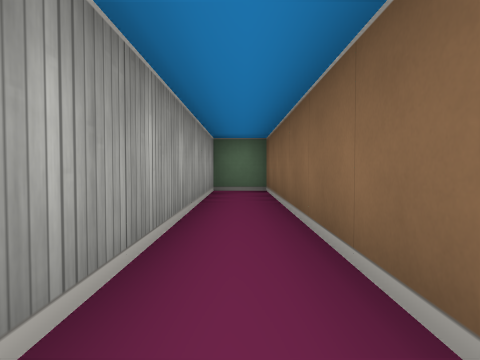
view 1 (above)

19 first-person views from a walk through a cub3D ray-caster map. The camera is about half as high as the walls, tilts 2° down and sees 70° across. The floor is counted in squares. Each view is taken from the middle of a square. On the plan, view 1 faces up. The plan holds only what a view shows up to about 9 squares ahead; the rest is blank. The place goes on beyond the plan.

view 2
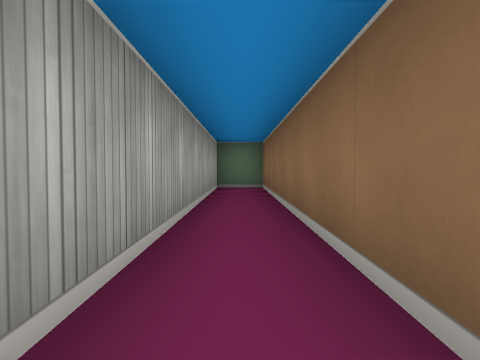

view 3
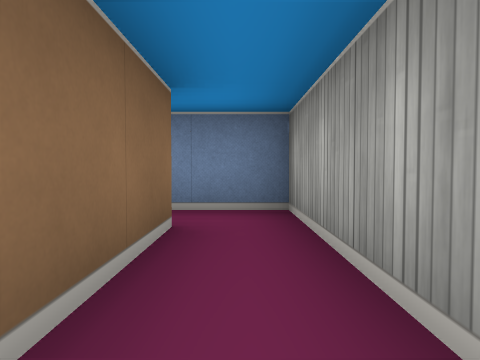

view 4
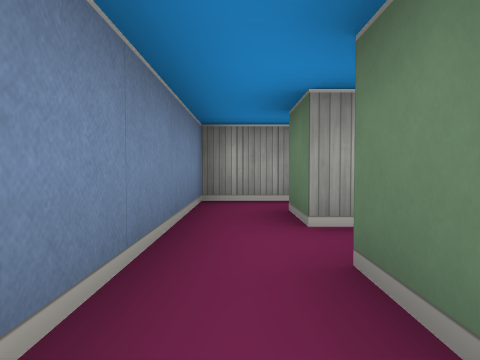

view 5
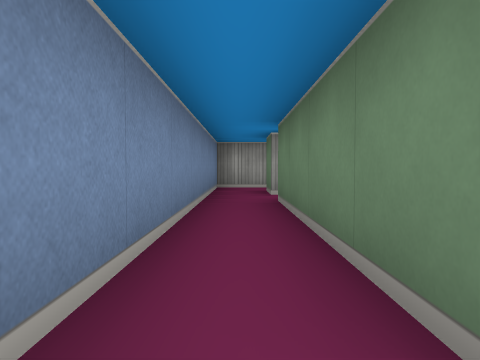

view 6
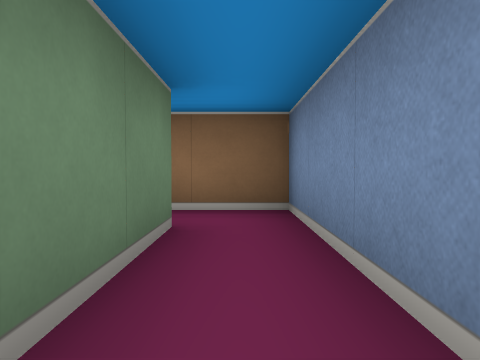

view 7
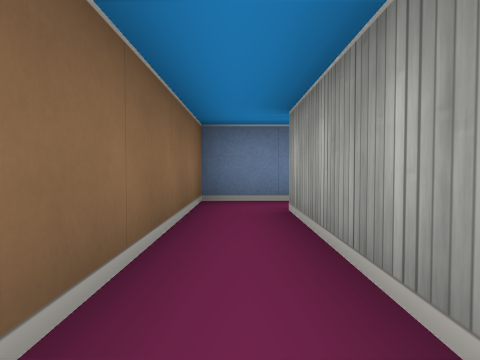

view 8
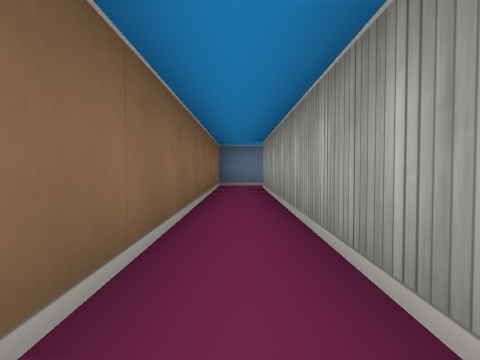

view 9
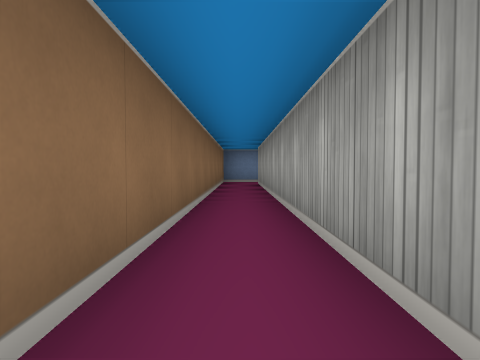

view 10
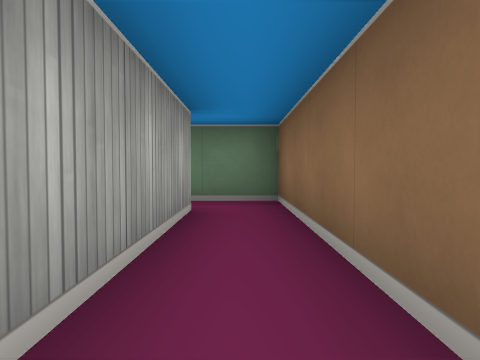

view 11
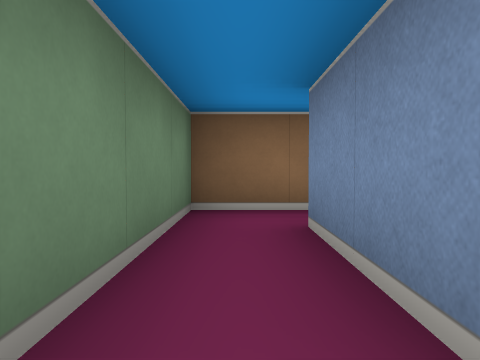

view 12
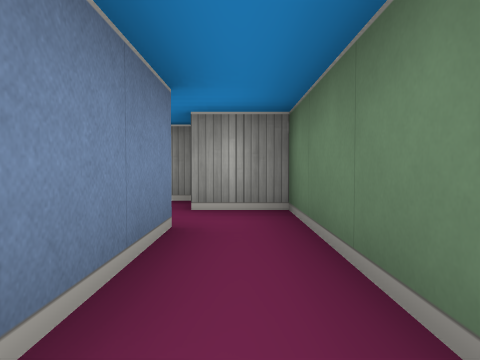

view 13
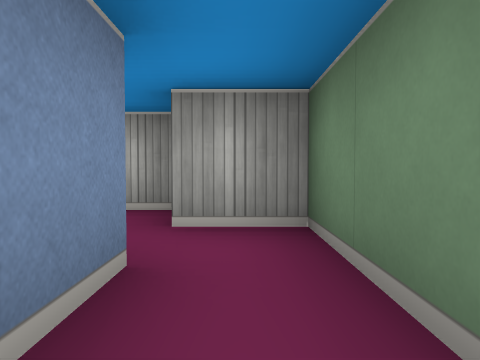

view 14
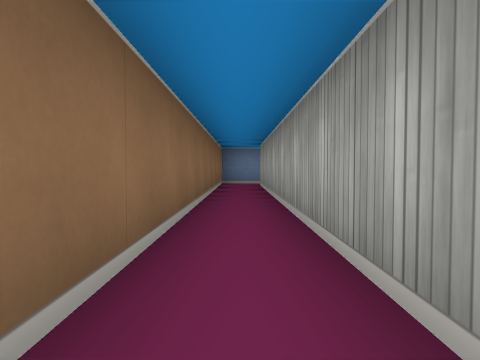

view 15
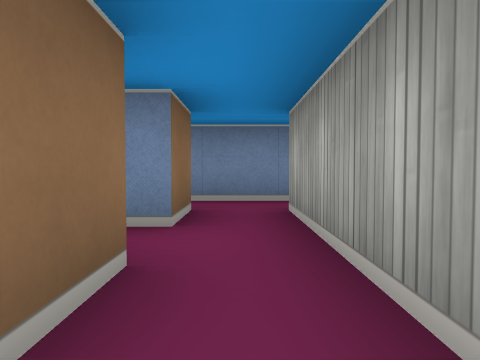

view 16
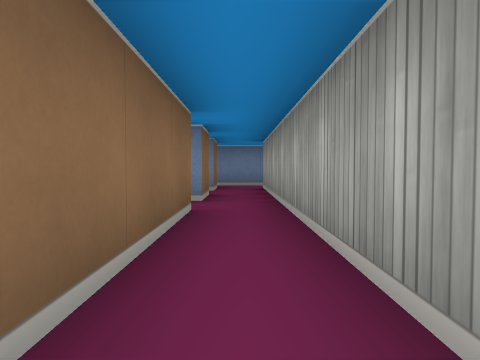

view 17
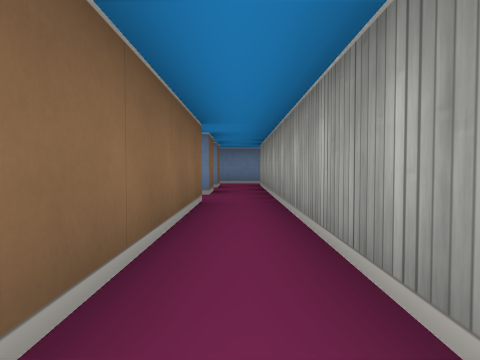

view 18
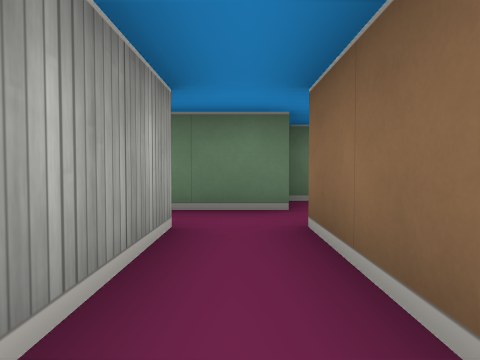

view 19
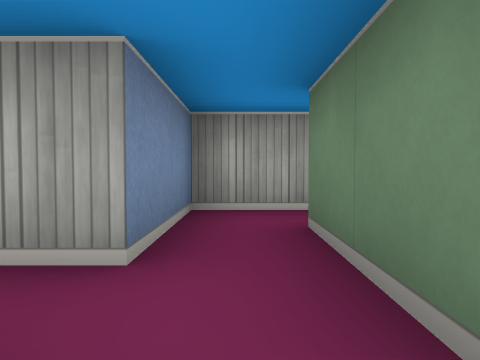

### Floor plan
Points are (right, up) in squares from view 1. A wall is a line through its corners. A room is listed if a view was taken in it or the views show most of it. See-through windows are left out.
Room 1 (views 1, 2, 3)
walls: (1.5, -0.5) (0.5, -0.5) (0.5, 6.5) (-0.5, 6.5) (-0.5, -1.5) (1.5, -1.5)
ways out: opening at (1, -1) to room 2
Room 2 (views 4, 6)
walls: (1.5, -1.5) (6.5, -1.5); (6.5, -0.5) (2.5, -0.5) (2.5, 0.5); (1.5, 0.5) (1.5, -0.5)
ways out: opening at (1, -1) to room 1; opening at (6, -1) to room 3; opening at (2, 0) to room 5
Room 3 (views 5, 7, 8, 9, 10, 14)
walls: (6.5, -1.5) (7.5, -1.5) (7.5, 9.5); (6.5, 9.5) (6.5, -0.5)
ways out: opening at (6, -1) to room 2; opening at (7, 10) to room 4
Room 4 (views 11, 12, 13)
walls: (4.5, 9.5) (6.5, 9.5); (7.5, 9.5) (7.5, 10.5) (3.5, 10.5) (3.5, 9.5); (2.5, 9.4) (2.5, 8.5)
ways out: opening at (7, 10) to room 3
Room 5 (views 15, 16, 17, 18, 19)
walls: (2.5, 3.5) (2.5, 7.5); (2.5, 1.5) (2.5, 2.5); (1.5, 7.5) (1.5, 0.5); (2.5, 0.5) (2.9, 0.5); (2.5, 8.5) (1.5, 8.5)
ways out: opening at (2, 0) to room 2; opening at (1, 8) to room 6
Room 6 (no view inside)
walls: (-0.5, 8.8) (-0.5, 7.5) (1.5, 7.5); (1.5, 8.5) (0.5, 8.5)
ways out: opening at (1, 8) to room 5; opening at (0, 9)

Positions as (right, up) in squares from view 1, and headings:
1: (0, 0), facing up
2: (0, -1), facing up
3: (0, 2), facing down
4: (4, -1), facing left
5: (7, -1), facing left
6: (4, -1), facing right
7: (7, 3), facing down
8: (7, 7), facing down
9: (7, 9), facing down
10: (7, 6), facing up
11: (4, 10), facing right
12: (7, 10), facing left
13: (6, 10), facing left
14: (7, 8), facing down
15: (2, 3), facing down
16: (2, 7), facing down
17: (2, 8), facing down
18: (2, 5), facing up
19: (3, 8), facing left
